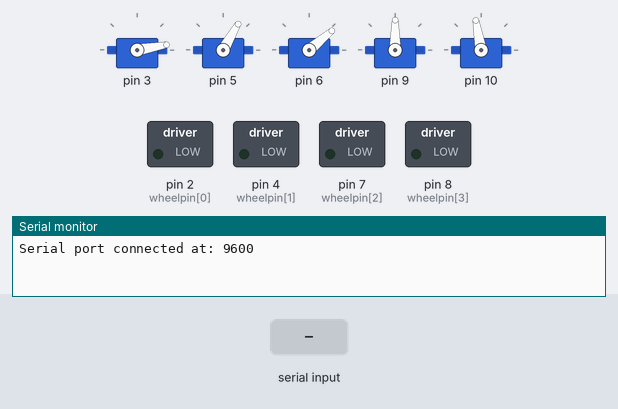
A sketch run on a simulated Arduino Uno, built with avr-gcc and run on an emulated ATmega328P. Shown: 5 × servo, switched loads named in the sketch (green lamp = pin HIGH), the last lines printed to the serial monitor. Inputs (shaded band) come from the test bench.

Above: at 1.2 s.
1.3 s: "A90\n" received over Serial
At 6.3 s:
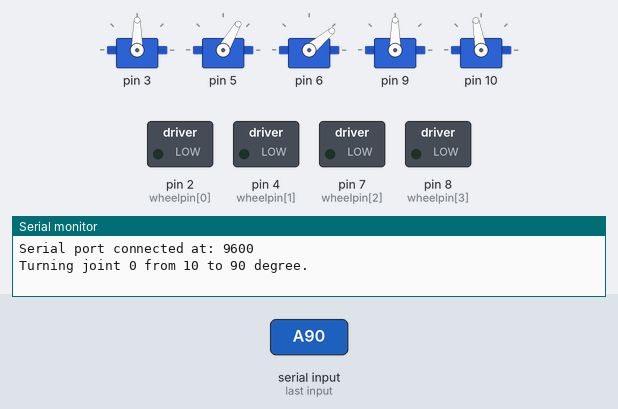
6.9 s: "B90\n" received over Serial
At 9.8 s:
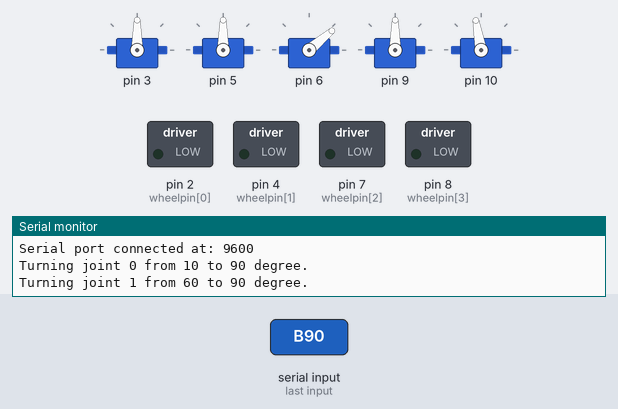
9.9 s: "C90\n" received over Serial
At 12.18 s:
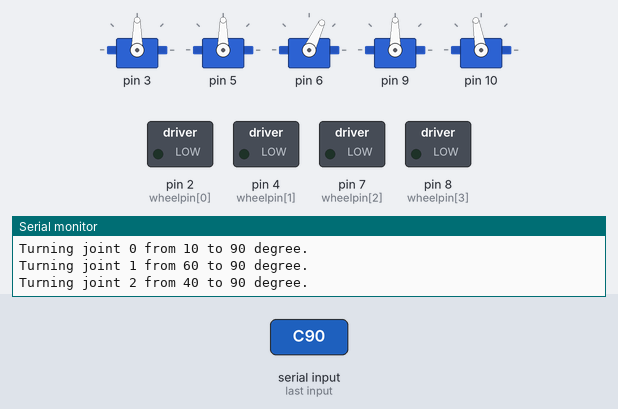
12.9 s: "E90\n" received over Serial
At 16.2 s:
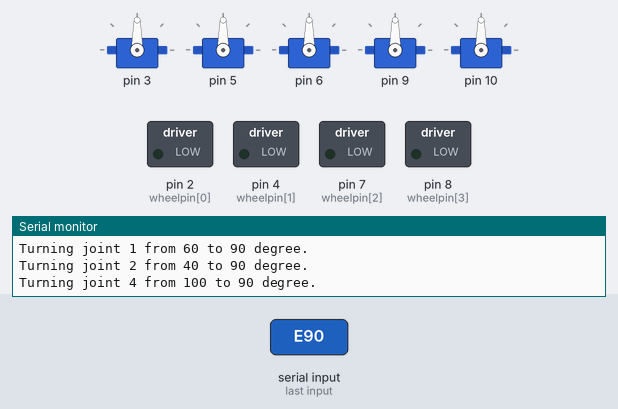
Timing chart, 0 to 16.9 s (numbered marks = the images above; inputs shaded):
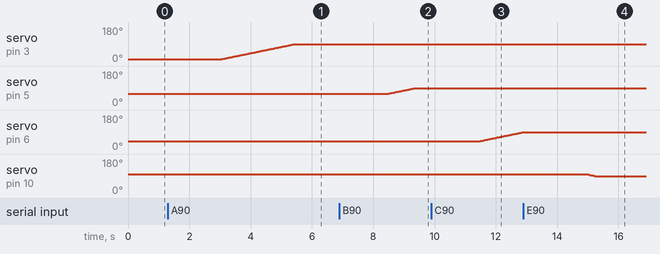

Measured:
- after the input at 1.3 s, servo on pin 3: moves from 10° to 90° over 2.4 s, starting after 1.8 s
- after the input at 6.9 s, servo on pin 5: moves from 60° to 90° over 0.87 s, starting after 1.6 s
- after the input at 9.9 s, servo on pin 6: moves from 40° to 89° over 1.4 s, starting after 1.5 s
- after the input at 12.9 s, servo on pin 10: moves from 100° to 90° over 0.27 s, starting after 2.1 s

The sketch:

main.ino
```cpp
#include <Servo.h>
#include <string.h>
// typedef struct servos{
//     Servo motor;
//     int pos;
// }SERVO;
int delay_time = 30;  //default delay time for motr speed
int step = 1;         //delay step value for motor speed

Servo servos[5];                       //array of servo joints
int pos[5] = { 10, 60, 40, 90, 100 };  //array for holding joint servos positions

int wheelpin[4] = { 2, 4, 7, 8 };  //wheelpins for controlling two motors

int baudRate = 9600;  //default baudrate

void setup() {
  Serial.begin(9600);
  // Serial.begin(9600);
  while (!Serial);
    //wait infinitely for Serial port to connected
    Serial.println("Serial port connected at: 9600");
  // Serial.println("Serial port connected at: ");
  while(Serial.available()>0) Serial.read();
  Serial.flush();
  servos[0].attach(3);
  servos[1].attach(5);
  servos[2].attach(6);
  servos[3].attach(9);
  servos[4].attach(10);

  for (int i = 0; i < 5; i++)
    servos[i].write(pos[i]);  //setitng servos to their initial position...needed for speed calculation

  for (int i = 0; i < 4; i++)
    pinMode(wheelpin[i], OUTPUT);  //wheelpins set as output
}

void loop() {
  // Serial.println("Loop running");
  driver();
  delay(1000);
}

void driver() {
  String input_command = "", input_String = "";
  int input_value = 0;
  if (Serial.available()) {
    // input_String=Serial.readString();
    input_command = Serial.readString();                 //reads the whole command from the input
    input_value = (input_command.substring(1)).toInt();  //get the substring starting from index 1 to end and convert it to int
    // Serial.println(input_command);
    // Serial.println(input_command.substring(1));
    // Serial.println(input_value);
    switch (input_command[0]) {
      case 'A':
        moveServo(input_value, 0);
        break;

      case 'B':
        moveServo(input_value, 1);
        break;

      case 'C':
        moveServo(input_value, 2);
        break;

      case 'D':
        moveServo(input_value, 3);
        break;

      case 'E':
        moveServo(input_value, 4);
        break;

      case 'M':
        moveWheel(input_value);
        break;

      case 'T':
        delay_time = input_value;
        Serial.println("Set delay to: " + String(delay_time));
        break;

      case 'S':
        step = input_value;
        Serial.println("Set step value to: " + String(step));
        break;

      default: Serial.println("Wrong Command!");
    }
  }
}

void moveServo(int angle, int tag) {
  if (angle < 10 || angle > 169) {
    Serial.println("Angle out of range!");
  } else {
    Serial.println("Turning joint "+String(tag)+" from " + String(pos[tag]) + " to " + String(angle) + " degree.");
    if (pos[tag] > angle) {
      for (int i = pos[tag]; i >= angle; i -= step) {
        pos[tag] = i;
        // Serial.println("Pos: "+String(pos[tag]));
        servos[tag].write(i);
        delay(delay_time);
      }
    } else if (pos[tag] < angle) {
      for (int i = pos[tag]; i <= angle; i += step) {
        pos[tag] = i;
        // Serial.println("Pos: "+String(pos[tag]));
        servos[tag].write(i);
        delay(delay_time);
      }
    } else
      ;
  }
}

void moveWheel(int dir) {
  switch (dir) {
    case 1:
      Serial.println("Turning Left");

      //LEFT=RWFRT+LWBAC
      digitalWrite(wheelpin[0], LOW);
      digitalWrite(wheelpin[1], HIGH);
      digitalWrite(wheelpin[2], LOW);
      digitalWrite(wheelpin[3], HIGH);
      break;

    case 2:
      Serial.println("Moving Front");

      //FRONT=RWFRT+LWFRT
      digitalWrite(wheelpin[0], LOW);
      digitalWrite(wheelpin[1], HIGH);
      digitalWrite(wheelpin[2], HIGH);
      digitalWrite(wheelpin[3], LOW);

      break;

    case 3:
      Serial.println("Turning Right");

      //RIGHT=LWFRT+RWBAC
      digitalWrite(wheelpin[0], HIGH);
      digitalWrite(wheelpin[1], LOW);
      digitalWrite(wheelpin[2], HIGH);
      digitalWrite(wheelpin[3], LOW);


      break;

    case 4:
      Serial.println("Moving Back");
      //BACK=LWBAC+RWBAC
      digitalWrite(wheelpin[0], HIGH);
      digitalWrite(wheelpin[1], LOW);
      digitalWrite(wheelpin[2], LOW);
      digitalWrite(wheelpin[3], HIGH);
      break;

    case 5:
      Serial.println("Stopping!");
      digitalWrite(wheelpin[0], LOW);
      digitalWrite(wheelpin[1], LOW);
      digitalWrite(wheelpin[2], LOW);
      digitalWrite(wheelpin[3], LOW);
      break;

    default: Serial.println("Wrong Command!");
  }
}
//LW BACK
//         digitalWrite(wheelpin[0],LOW);
//         digitalWrite(wheelpin[1],LOW);
//         digitalWrite(wheelpin[2],LOW);
//         digitalWrite(wheelpin[3],HIGH);

//LEFT WHEEL FRONT
// digitalWrite(wheelpin[0],LOW);
// digitalWrite(wheelpin[1],LOW);
// digitalWrite(wheelpin[2],HIGH);
// digitalWrite(wheelpin[3],LOW);

//RIGHT WHEEL FRONT
// digitalWrite(wheelpin[0],LOW);
// digitalWrite(wheelpin[1],HIGH);
// digitalWrite(wheelpin[2],LOW);
// digitalWrite(wheelpin[3],LOW);

//RIGHT WHEEL BACK
// digitalWrite(wheelpin[0],HIGH);
// digitalWrite(wheelpin[1],LOW);
// digitalWrite(wheelpin[2],LOW);
// digitalWrite(wheelpin[3],LOW);
```
